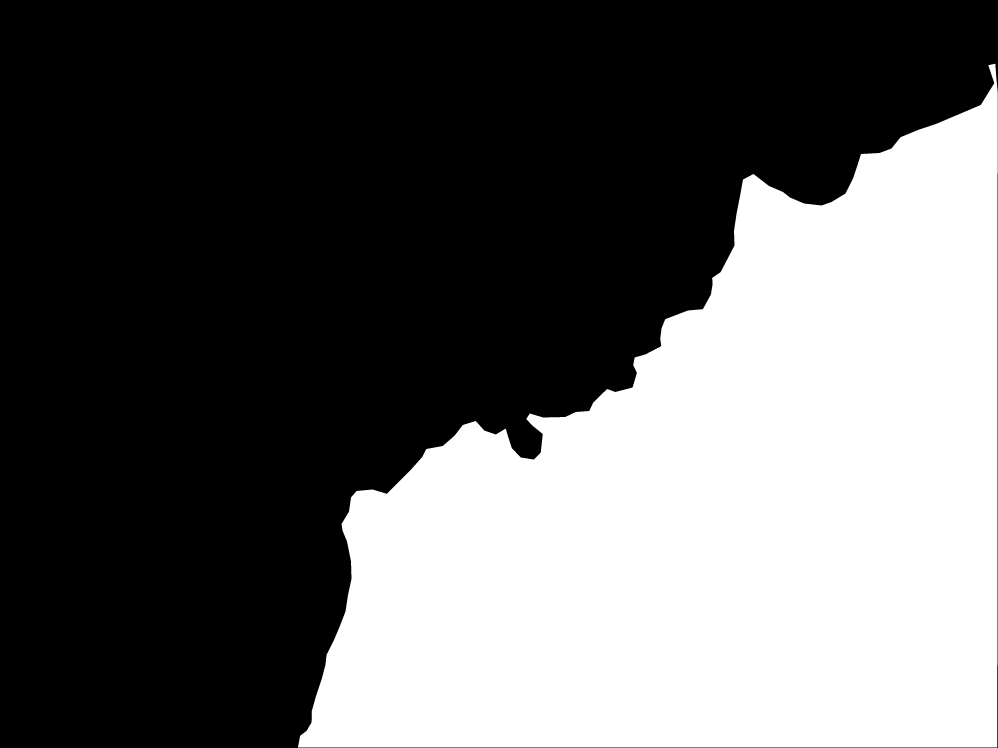
#> input picture manual-fiji/1.png, 3992 x 2992 px (shown at 1/4 size)
$ python index.py
#> lines starting #> are read from the running program, lines starting #| are printed output that depends on the picture; after the words box and inside, x2 and y2 are one past the last pixel; in counts of white or black regions, pixels touching at a corner belong together; long printed decimals are rounded
import numpy as np
import cv2
import matplotlib.pyplot as plt
import os
from pathlib import Path

def calculate_dice_score(ground_truth, prediction):
    """
    Menghitung Dice Coefficient.
    Rumus: 2 * (Irisan) / (Total Pixel GT + Total Pixel Prediksi)
    """
    # 1. Normalisasi ke biner (0 dan 1)
    # Anggap pixel > 127 adalah objek (1), sisanya background (0)
    gt = (ground_truth > 127).astype(np.float32)
    pred = (prediction > 127).astype(np.float32)

    # 2. Hitung Irisan (Intersection)
    # Perkalian elemen: 1 x 1 = 1 (Irisan), sisanya 0
    intersection = np.sum(gt * pred)

    # 3. Hitung Total Area
    total_area = np.sum(gt) + np.sum(pred)

    # 4. Hitung Dice (tambah epsilon kecil agar tidak error bagi 0)
    epsilon = 1e-6
    dice = (2. * intersection + epsilon) / (total_area + epsilon)

    return dice

def visualize_difference(gt, pred):
    """
    Membuat visualisasi perbedaan:
    - Hijau: Cocok (True Positive)
    - Merah: Salah Prediksi (False Positive / Noise)
    - Biru: Terlewat (False Negative / Objek tidak terdeteksi)
    """
    # Pastikan ukuran sama
    if gt.shape != pred.shape:
        pred = cv2.resize(pred, (gt.shape[1], gt.shape[0]))

    # Binarisasi
    _, gt_bin = cv2.threshold(gt, 127, 255, cv2.THRESH_BINARY)
    _, pred_bin = cv2.threshold(pred, 127, 255, cv2.THRESH_BINARY)

    # Buat citra RGB kosong
    diff_img = np.zeros((gt.shape[0], gt.shape[1], 3), dtype=np.uint8)

    # Logika Pewarnaan
    # Area Irisan (Benar) -> Hijau
    intersection = cv2.bitwise_and(gt_bin, pred_bin)

    # Area Salah Prediksi (Ada di Prediksi, Tidak ada di GT) -> Merah
    false_positive = cv2.bitwise_and(pred_bin, cv2.bitwise_not(gt_bin))

    # Area Terlewat (Ada di GT, Tidak ada di Prediksi) -> Biru
    false_negative = cv2.bitwise_and(gt_bin, cv2.bitwise_not(pred_bin))

    # Masukkan ke channel warna (BGR di OpenCV, tapi nanti di plot jadi RGB)
    # Channel 0: Merah (di Matplotlib) -> Kita isi False Positive
    diff_img[:, :, 0] = false_positive
    # Channel 1: Hijau (di Matplotlib) -> Kita isi Intersection
    diff_img[:, :, 1] = intersection
    # Channel 2: Biru (di Matplotlib) -> Kita isi False Negative
    diff_img[:, :, 2] = false_negative

    return diff_img

# --- MAIN PROGRAM ---

print("=== PROGRAM MENGHITUNG DICE COEFFICIENT ===")
print("Langkah 1: Masukkan path Citra Ground Truth (Kunci Jawaban Manual)")
path_gt = input("Path Ground Truth: ").strip()
#> the answer given: manual-fiji/1.png

print("\nLangkah 2: Masukkan path Citra Hasil Segmentasi (Prediksi Algoritma)")
path_pred = input("Path Prediksi: ").strip()
#> the answer given: manual-fiji/2.png

# Proses file yang diupload
if os.path.exists(path_gt) and os.path.exists(path_pred):
    # Baca gambar sebagai Grayscale
    img_gt = cv2.imread(path_gt, cv2.IMREAD_GRAYSCALE)
#> img_gt: shape (2992, 3992); 38.9% white; 1 white region, box (x1, y1, x2, y2) and area: (1192, 255, 3991, 2990) 4648639
    img_pred = cv2.imread(path_pred, cv2.IMREAD_GRAYSCALE)
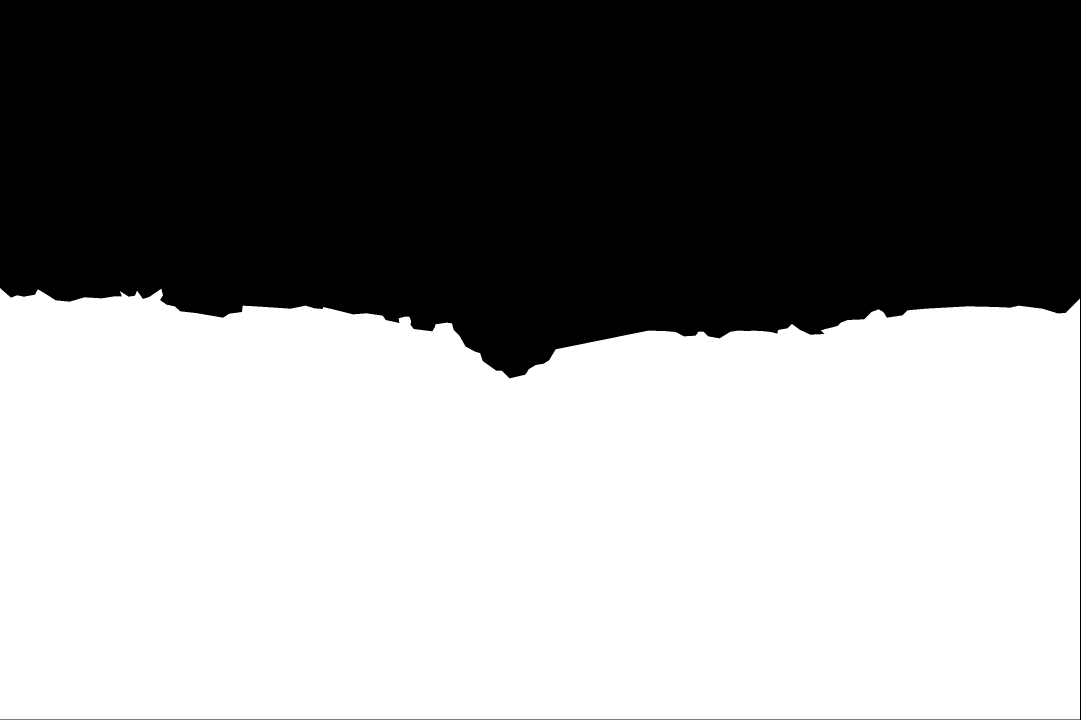
#> input picture manual-fiji/2.png, 3241 x 2159 px (shown at 1/3 size)
#> img_pred: shape (2159, 3241); 55.4% white; 1 black region, box (x1, y1, x2, y2) and area: (0, 0, 3241, 2159) 3119323

    if img_gt is None or img_pred is None:
        print("Error: Gagal membaca file gambar. Periksa path file.")
    else:

    # Validasi Ukuran
    # Jika ukuran beda, samakan ukuran prediksi ke ground truth
        if img_gt.shape != img_pred.shape:
            print(f"\n[INFO] Ukuran berbeda. Resize prediksi {img_pred.shape} ke {img_gt.shape}...")
#> (printed output is left out)
            img_pred = cv2.resize(img_pred, (img_gt.shape[1], img_gt.shape[0]))
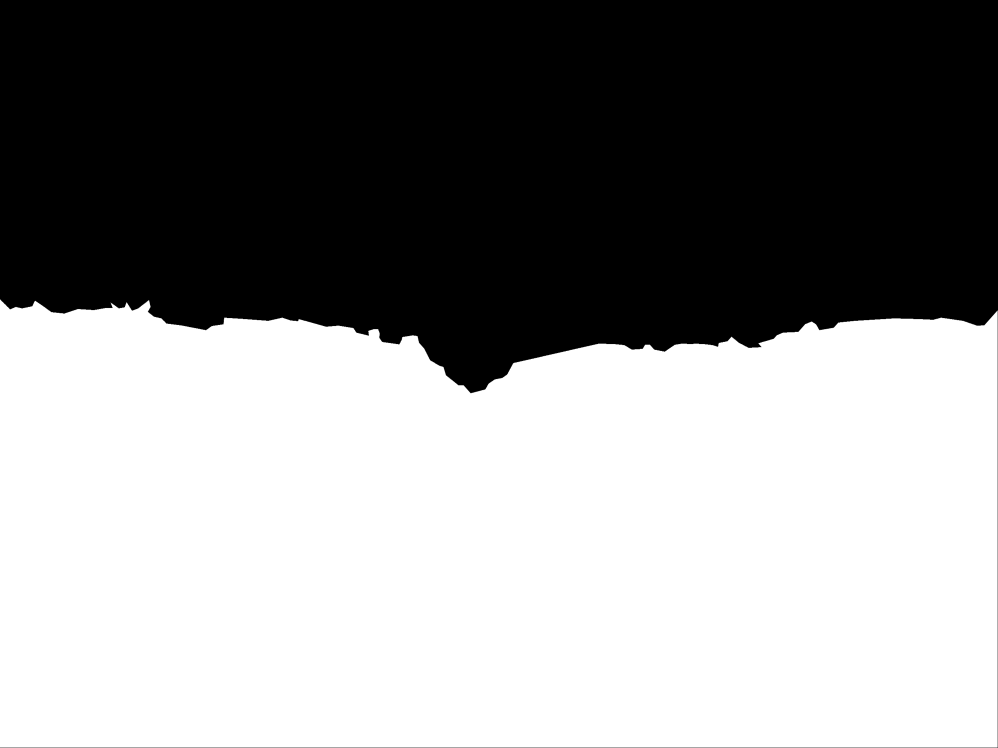
#> img_pred: shape (2992, 3992) (shown at 1/4 size); min 0, max 255, mean 141.3

        # Hitung Skor
        score = calculate_dice_score(img_gt, img_pred)
#> in calculate_dice_score, `pred = (prediction > 127).astype(np.float32)`: pred: shape (2992, 3992) float32; values 0 (black) and 1 (white), 55.4% white; 1 black region, box (x1, y1, x2, y2) and area: (0, 0, 3992, 2992) 5322681
#> in calculate_dice_score, `intersection = np.sum(gt * pred)`: intersection = 3884431
#> in calculate_dice_score, `total_area = np.sum(gt) + np.sum(pred)`: total_area = 11270022
#> in calculate_dice_score, `dice = (2. * intersection + epsilon) / (total_area + epsilon)`: dice = 0.689
#> score = 0.689

        # Buat Visualisasi Error
        vis_diff = visualize_difference(img_gt, img_pred)
#> in visualize_difference, `intersection = cv2.bitwise_and(gt_bin, pred_bin)`: intersection: shape (2992, 3992); 32.5% white; 1 white region, box (x1, y1, x2, y2) and area: (1192, 1242, 3990, 2990) 3884431
#> in visualize_difference, `false_positive = cv2.bitwise_and(pred_bin, cv2.bitwise_not(gt_bin))`:
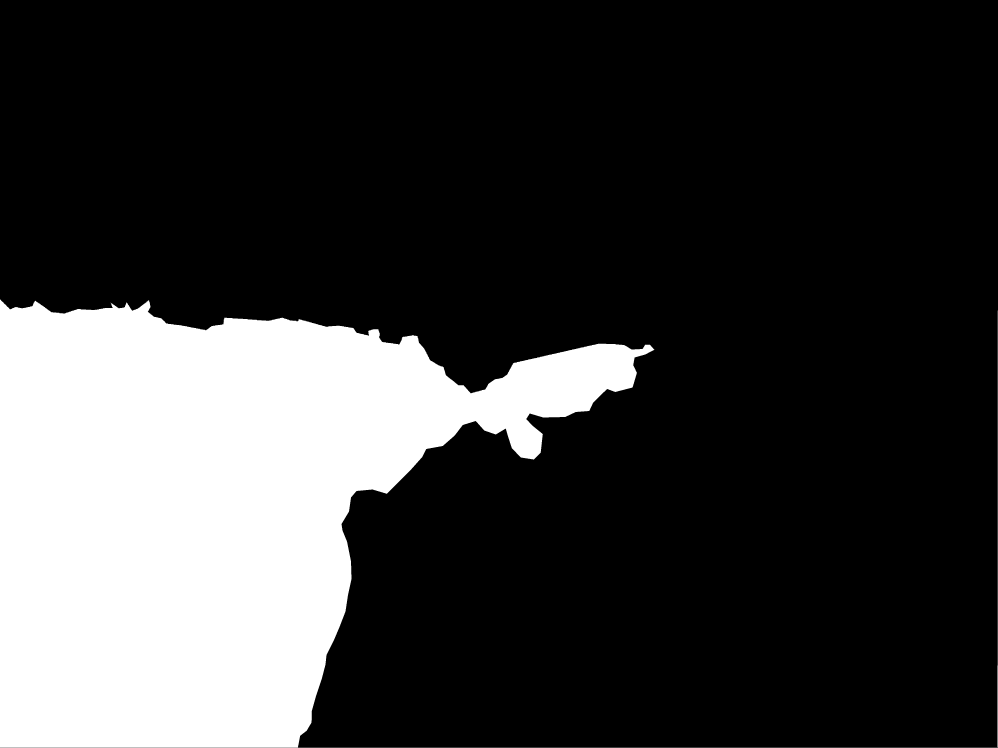
#> false_positive: shape (2992, 3992) (shown at 1/4 size); 22.9% white; 1 white region, box (x1, y1, x2, y2) and area: (0, 1197, 3991, 2991) 2736952
#> in visualize_difference, `false_negative = cv2.bitwise_and(gt_bin, cv2.bitwise_not(pred_bin))`:
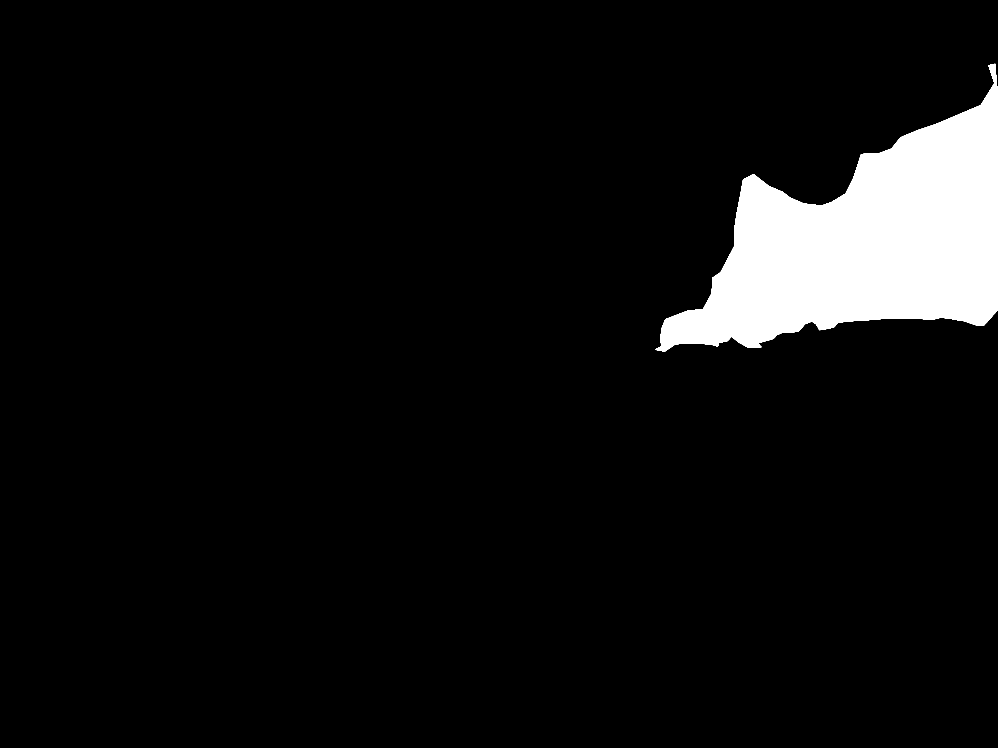
#> false_negative: shape (2992, 3992) (shown at 1/4 size); 6.4% white; 1 white region, box (x1, y1, x2, y2) and area: (2620, 255, 3991, 1407) 764208
#> in visualize_difference, `diff_img[:, :, 0] = false_positive`:
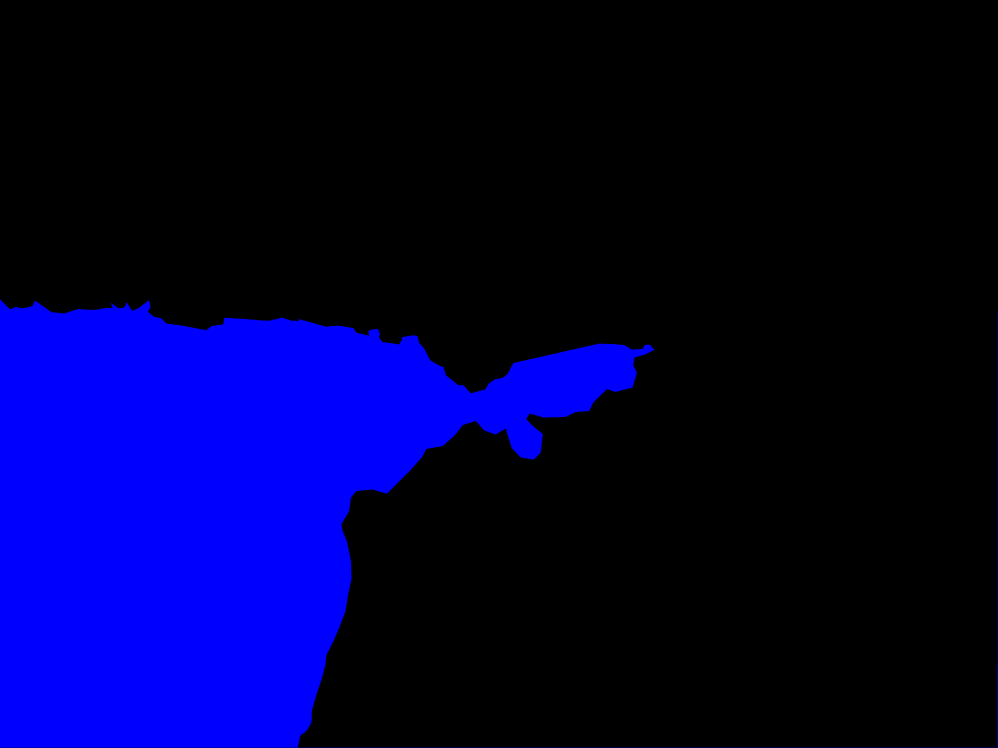
#> diff_img: shape (2992, 3992, 3) (shown at 1/4 size); mean of channels 0, 1, 2 58.4, 0, 0; drawn as B, G, R
#> in visualize_difference, `diff_img[:, :, 2] = false_negative`:
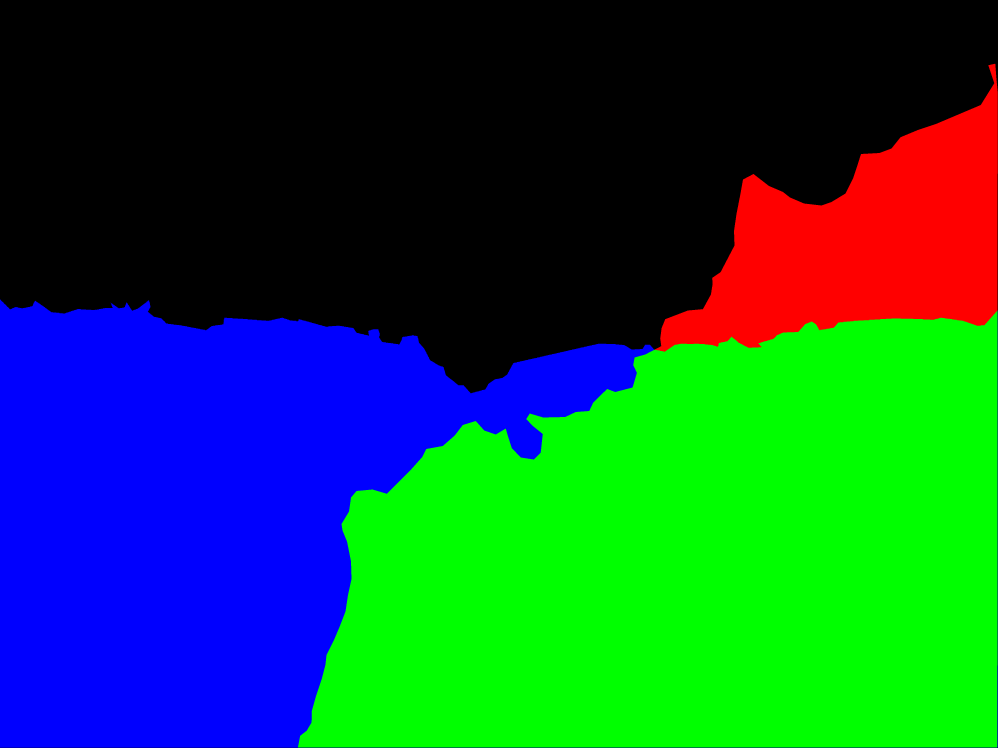
#> diff_img: shape (2992, 3992, 3) (shown at 1/4 size); mean of channels 0, 1, 2 58.4, 82.9, 16.3; drawn as B, G, R

        # Tampilkan Hasil
        plt.figure(figsize=(15, 5))

        plt.subplot(1, 3, 1)
        plt.title("Ground Truth (Manual)")
        plt.imshow(img_gt, cmap='gray')
        plt.axis('off')

        plt.subplot(1, 3, 2)
        plt.title("Prediksi (Algoritma)")
        plt.imshow(img_pred, cmap='gray')
        plt.axis('off')

        plt.subplot(1, 3, 3)
        plt.title(f"Visualisasi Error\nDice Score: {score:.4f}")
        plt.imshow(vis_diff)
        plt.xlabel("Hijau: Benar | Merah: Noise | Biru: Terlewat")
        # Hilangkan ticks tapi biarkan label
        plt.xticks([]), plt.yticks([])

        plt.tight_layout()
        plt.show()

        print(f"\n--- HASIL AKHIR ---")
        print(f"Dice Coefficient: {score:.5f}")
#| Dice Coefficient: 0.6893
        if score > 0.7:
            print("Kualitas Segmentasi: BAIK")
        else:
            print("Kualitas Segmentasi: BURUK (Perlu perbaikan threshold/metode)")

else:
    print("Error: File tidak ditemukan. Periksa path file.")
